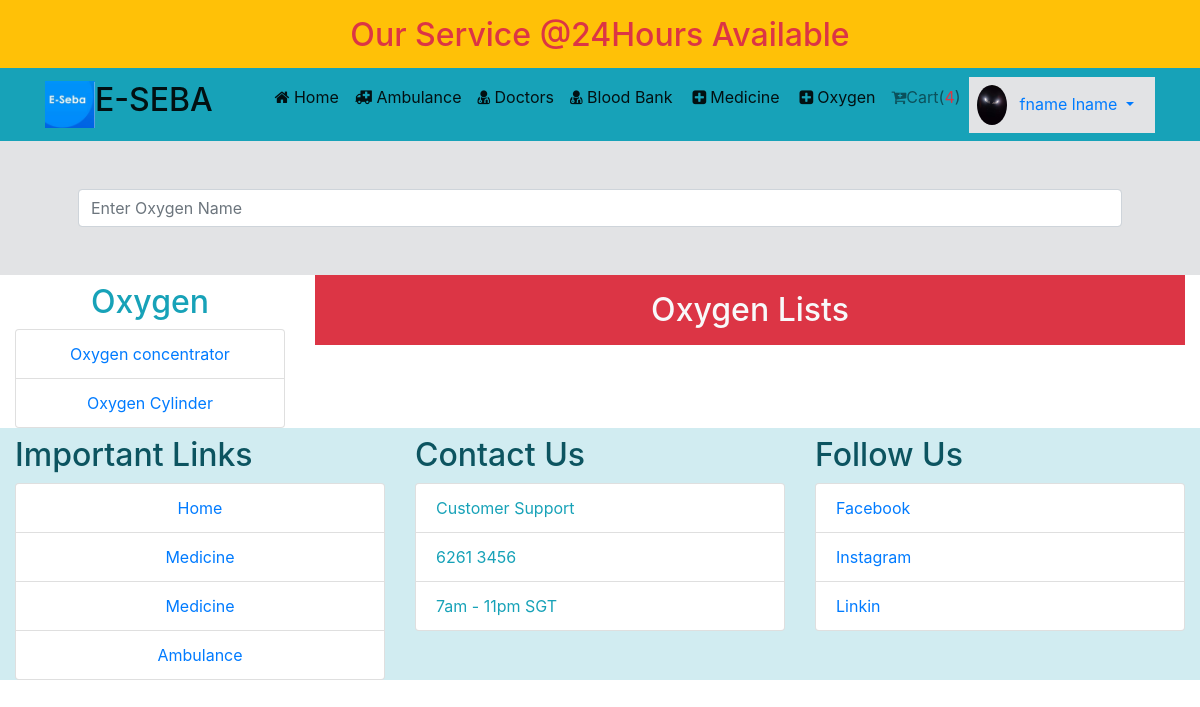
/oxygen.php (signed in), run on the app's committed database.
### tables this page shows
CREATE TABLE `cylinder_type` (
  `type_id` int(11) NOT NULL,
  `cylinder_name` varchar(200) NOT NULL
);

### classes/Oxygen.php (called while the page is built, shortened)
<?php
 $filepath = realpath(dirname(__FILE__));
 include_once ($filepath.'/../lib/Database.php');
class Oxygen
{
	private $db;
	function __construct(){
		$this->db = new Database();
	}
	public function allCylinder(){
		$sql ='SELECT * FROM cylinder_type';
		$fetchAll = $this->db->select($sql);
		return $fetchAll;
	}
}

### lib/Database.php (called while the page is built, shortened)
<?php
Class Database{
	public $host   = DB_HOST;
	public $user   = DB_USER;
	public $pass   = DB_PASS;
	public $dbname = DB_NAME;
	public $link;
	private function connectDB(){
	$this->link = new mysqli($this->host, $this->user, $this->pass, $this->dbname);
 }
	public function select($query){
		$result = $this->link->query($query) or die($this->link->error.__LINE__);
		if($result->num_rows > 0){
			return $result;
		} else {
			return false;
		}
	}
}

### oxygen.php (the view, shortened to what this page needs)
<?php include "layout/header.php"; ?>
<section class="container-fluid alert-secondary">
	<div class="container p-5">
		<input type="text" id="search_oxygentext" class="form-control" name="" placeholder="Enter Oxygen Name">
	</div>
</section>
<section class="container-fluid">
	<div class="row">
		<div class="col-md-3">
			<p class="h2 mt-2 text-center text-info">Oxygen</p>
			<ul class="list-group">
			<?php
				$result = $Oxygen->allCylinder();
				if($result){
					while($value = $result->fetch_assoc()){
						echo ' <li class="list-group-item text-center"><a class="" href="specificoxygenlist.php?oxygen='.$value['type_id'].'">'.$value['cylinder_name'].'</a></li>';
					}
				}
			?>
			</ul>
		</div>
		<div class="col-md-9">
			<div class="">
				<h2 class="text-center text-light bg-danger p-3">Oxygen Lists</h2>
		</div>
	</div>
</section>
<?php include "layout/footer.php"; ?>

### data on the page
cylinder_type: cylinder_name "Oxygen concentrator"
cylinder_type: cylinder_name "Oxygen Cylinder"

### other printed values
Session::get('cmrname') "fname lname"
